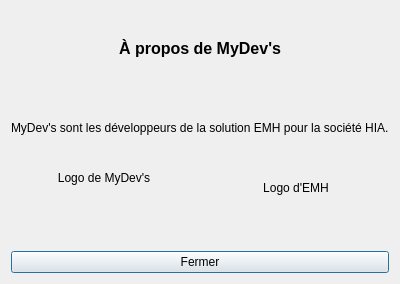
<?xml version="1.0" encoding="UTF-8"?>
<ui version="4.0">
 <class>AboutMyDevs</class>
 <widget class="QDialog" name="AboutMyDevs">
  <property name="geometry">
   <rect>
    <x>0</x>
    <y>0</y>
    <width>393</width>
    <height>284</height>
   </rect>
  </property>
  <property name="windowTitle">
   <string>Dialog</string>
  </property>
  <layout class="QVBoxLayout" name="verticalLayout_2">
   <item>
    <layout class="QVBoxLayout" name="verticalLayout">
     <item>
      <widget class="QLabel" name="label">
       <property name="font">
        <font>
         <pointsize>12</pointsize>
         <weight>75</weight>
         <bold>true</bold>
        </font>
       </property>
       <property name="text">
        <string>À propos de MyDev's</string>
       </property>
       <property name="alignment">
        <set>Qt::AlignCenter</set>
       </property>
      </widget>
     </item>
     <item>
      <widget class="QLabel" name="label_2">
       <property name="text">
        <string>MyDev's sont les développeurs de la solution EMH pour la société HIA.</string>
       </property>
      </widget>
     </item>
     <item>
      <layout class="QHBoxLayout" name="horizontalLayout">
       <item>
        <layout class="QVBoxLayout" name="verticalLayout_3">
         <item>
          <widget class="QLabel" name="label_3">
           <property name="text">
            <string>Logo de MyDev's</string>
           </property>
           <property name="alignment">
            <set>Qt::AlignHCenter|Qt::AlignTop</set>
           </property>
          </widget>
         </item>
         <item>
          <widget class="QLabel" name="label_4">
           <property name="text">
            <string/>
           </property>
           <property name="pixmap">
            <pixmap resource="../Resource/images.qrc">:/logoMyDevs.png</pixmap>
           </property>
           <property name="alignment">
            <set>Qt::AlignHCenter|Qt::AlignTop</set>
           </property>
          </widget>
         </item>
        </layout>
       </item>
       <item>
        <layout class="QVBoxLayout" name="verticalLayout_4">
         <item>
          <widget class="QLabel" name="label_5">
           <property name="text">
            <string>Logo d'EMH</string>
           </property>
           <property name="alignment">
            <set>Qt::AlignCenter</set>
           </property>
          </widget>
         </item>
         <item>
          <widget class="QLabel" name="label_6">
           <property name="text">
            <string/>
           </property>
           <property name="pixmap">
            <pixmap resource="../Resource/images.qrc">:/LogoEMH.png</pixmap>
           </property>
           <property name="alignment">
            <set>Qt::AlignCenter</set>
           </property>
          </widget>
         </item>
        </layout>
       </item>
      </layout>
     </item>
     <item>
      <widget class="QPushButton" name="pushButton">
       <property name="text">
        <string>Fermer</string>
       </property>
      </widget>
     </item>
    </layout>
   </item>
  </layout>
 </widget>
 <resources>
  <include location="../Resource/images.qrc"/>
 </resources>
 <connections>
  <connection>
   <sender>pushButton</sender>
   <signal>clicked()</signal>
   <receiver>AboutMyDevs</receiver>
   <slot>close()</slot>
   <hints>
    <hint type="sourcelabel">
     <x>37</x>
     <y>258</y>
    </hint>
    <hint type="destinationlabel">
     <x>6</x>
     <y>212</y>
    </hint>
   </hints>
  </connection>
 </connections>
</ui>
